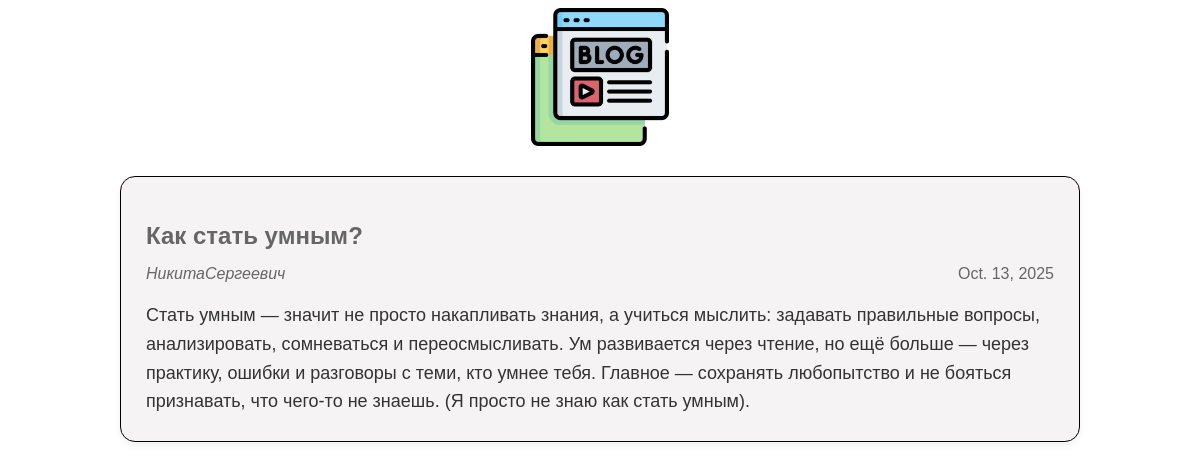
/article/new1/, run on the app's committed database.
### articles/models.py (models this page shows, shortened)
class Article(models.Model):
    title = models.CharField(max_length=200)
    author = models.ForeignKey(User, on_delete=models.CASCADE)
    text = models.TextField()
    created_date = models.DateField(auto_now_add=True)

### articles/views.py (the view)
# urls.py: path('<int:article_id>/', views.get_article, name='get_article'),
def get_article(request, article_id):
    try:
        post = Article.objects.get(id=article_id)
        return render(request, 'article.html', {"post": post})
    except Article.DoesNotExist:
        raise Http404

### articles/templates/article.html (shortened to what this page needs)
<!DOCTYPE html>
<html>
<head>
</head>
<link rel="stylesheet" href="/static/index.css">
<body>
    <div class="header">
        <a href="http://127.0.0.1:8000">
            <img src="/static/img/logo.png"/>
        </a>
    </div>
    <div class="article">
        <div class="one-post">
            <h2 class="post-title">{{ post.title }}</h2>
            <div class="article-info">
                <div class="article-author">{{ post.author.username }}</div>
                <div class="article-created-date">{{ post.created_date }}</div>
            </div>
            <p class="article-text">{{ post.text }}</p>
        </div>
    </div>
</body>
</html>

### static/index.css (style rules this page uses)
body { background: #ffffff; font-family: Tahoma, Arial, sans-serif; color: #666; font-style: none; }
p, h4 { font-size: 20px; margin-bottom: 0; font-style: none; }
.header img { display: block; width: 138px; margin-left: auto; margin-right: auto; }
.article { width: 960px; margin-left: auto; margin-right: auto; }
.article-author { width: 50%; float: left; font-style: italic; }
.article-author { width: 50%; float: left; }
.article-created-date { text-align: right; }
.one-post { background-color: rgb(245, 243, 243); border: 1px solid #000000; border-radius: 15px; padding: 25px; margin-bottom: 30px; margin-top: 30px; box-shadow: 0 4px 8px rgba(0, 0, 0, 0.05); transition: box-shadow 0.3s ease; font-style: none; }
.one-post h2.post-title { margin-bottom: 15px; font-style: none; }
.article-info { display: flex; justify-content: space-between; align-items: center; margin-bottom: 15px; font-size: 16px; color: #666; }
.article-text { font-size: 18px; line-height: 1.6; color: #333; font-style: none; }
a { text-decoration: none; }

### data on the page
Article: title "Как стать умным?", author.username "НикитаСергеевич", created_date "Oct. 13, 2025", text "Стать умным — значит не просто накапливать знания, а учиться мыслить: задавать правильные вопросы, анализировать, сомневаться и переосмысливать. Ум развивается через чтение, но ещё больше — через практику, ошибки и разговоры с теми, кто умнее тебя. Главное — сохранять любопытство и не бояться признавать, что чего-то не знаешь. (Я просто не знаю как стать умным)."
